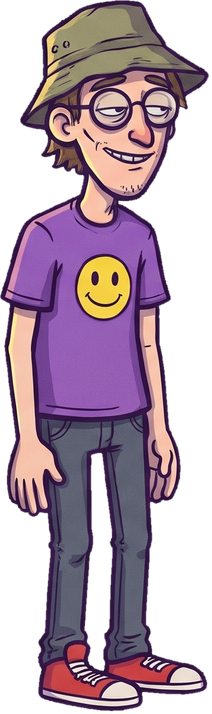
#> input picture assets/chars/dimon/_assembled.png, 212 x 714 px, given in place of part_02.png, which was not available
$ python build_chars.py ../assets/chars/dimon/_assembled.png
#> lines starting #> are read from the running program, lines starting #| are printed output that depends on the picture
#!/usr/bin/env python3
"""Собирает игровые детали персонажа из нарезки: assets/parts/<имя> -> assets/chars/<имя>.

    python3 tools/build_chars.py vovan dimon

Раскладка листа тела фиксирована шаблоном, поэтому номера деталей одинаковые у всех.
Головы берутся с листа эмоций и приводятся к размеру головы с листа тела.
"""
import json, os, sys
from PIL import Image, ImageEnhance

BODY = {2: 'head_ref', 3: 'neck', 4: 'chest', 5: 'pelvis', 6: 'uarm', 7: 'farm', 8: 'hand_open', 9: 'hand_fist',
        10: 'hand_grip', 11: 'prop', 12: 'thigh', 13: 'shin', 14: 'foot'}
FAR = ['uarm', 'farm', 'hand_open', 'hand_fist', 'hand_grip', 'thigh', 'shin', 'foot']
FACES = ['neutral', 'blink', 'talk', 'yell', 'scared', 'hurt', 'laugh', 'dizzy']
SCALE = 0.5

def shrink(im, k):
    return im.resize((max(1, round(im.width * k)), max(1, round(im.height * k))), Image.LANCZOS)

for name in sys.argv[1:]:
    src, fsrc, out = f'assets/parts/{name}', f'assets/parts/{name}_faces', f'assets/chars/{name}'
    os.makedirs(out, exist_ok=True); rig = {'parts': {}, 'faces': FACES}
    for n, key in BODY.items():
        im = shrink(Image.open(f'{src}/part_{n:02d}.png'), SCALE)
#> in shrink, `return im.resize((max(1, round(im.width * k)), max(1, round(im.height ..`:
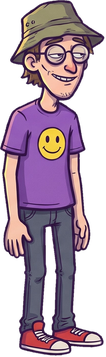
#> returned value: PIL image 106x357 RGBA; mean R, G, B, A 78.9, 58.4, 74.2, 149.5; transparent parts drawn white
        if key != 'head_ref':
            im.save(f'{out}/{key}.png'); rig['parts'][key] = [im.width, im.height]
            if key in FAR:  # дальняя рука и нога темнее
                r, g, b, a = im.split(); dark = ImageEnhance.Brightness(Image.merge('RGB', (r, g, b))).enhance(0.68); dark.putalpha(a)
                dark.save(f'{out}/{key}_far.png')
        else:
            ref_w = im.width
#> ref_w = 106
#> (the run stopped early here; a loop or call above may not have finished)

$ run again, on assets/chars/vovan/chest.png
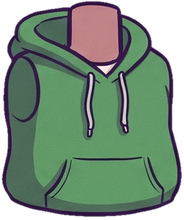
#> input picture assets/chars/vovan/chest.png, 184 x 220 px, given in place of part_02.png, which was not available
#> in shrink, `return im.resize((max(1, round(im.width * k)), max(1, round(im.height ..`:
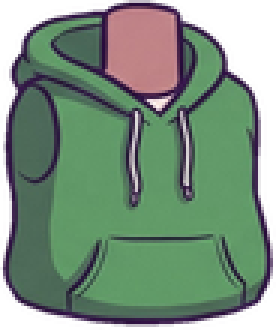
#> returned value: PIL image 92x110 RGBA (shown 3 times larger); mean R, G, B, A 77.1, 98, 81.9, 205; transparent parts drawn white

$ run again, on assets/chars/vovan/farm.png
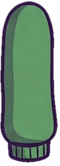
#> input picture assets/chars/vovan/farm.png, 60 x 166 px, given in place of part_02.png, which was not available
#> in shrink, `return im.resize((max(1, round(im.width * k)), max(1, round(im.height ..`:
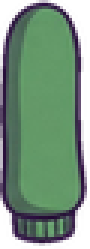
#> returned value: PIL image 30x83 RGBA (shown 3 times larger); mean R, G, B, A 69.9, 95.3, 78.2, 199.4; transparent parts drawn white
